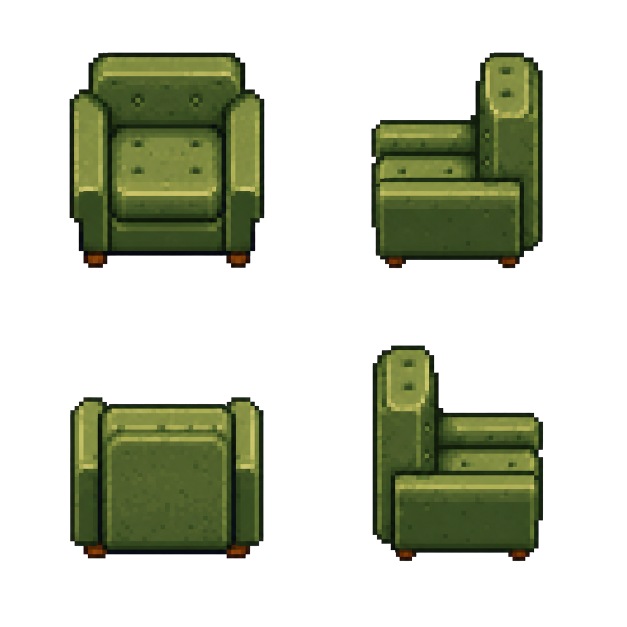
#> input picture art/furniture-v2/armchair-directions.png, 1254 x 1254 px (shown at 1/2 size)
$ python build_furniture_atlas.py
#> lines starting #> are read from the running program, lines starting #| are printed output that depends on the picture
"""Build the production furniture atlas and QA contact sheet.

Requires Pillow 12 or newer. Generated coordinates are committed so this script
is an asset-maintenance tool, not part of the Vite production build.
"""

from __future__ import annotations

import colorsys
import json
import re
from collections import deque
from dataclasses import dataclass
from pathlib import Path

from PIL import Image, ImageDraw, ImageEnhance


ROOT = Path(__file__).resolve().parents[1]
OUTPUT_ATLAS = ROOT / "public/assets/game/roombapac-furniture-v2.png"
GENERATED_TS = ROOT / "src/game/furnitureAtlas.generated.ts"
CONTACT_SHEET = ROOT / "docs/qa/furniture-v2-contact-sheet.png"
SPRITE_SOURCE = ROOT / "src/game/furnitureSprites.ts"
ART_DIR = ROOT / "art/furniture-v2"

REFERENCE_CELL = 96
ATLAS_EDGE = 4096
GUTTER = 4
FRAME_MARGIN = 5
COMPONENT_ALPHA_THRESHOLD = 48


@dataclass(frozen=True)
class SpriteSource:
    id: str
    rect: tuple[int, int, int, int]
    footprint: tuple[int, int]
    family: str


@dataclass
class PackedFrame:
    key: str
    image: Image.Image
    rect: list[int] | None = None


# [18 lines left out: function catalog, not called in this run]


def alpha_crop(image: Image.Image) -> Image.Image:
    alpha = image.getchannel("A")
    bounds = alpha.getbbox()
    if not bounds:
        raise RuntimeError("Generated source contains no opaque pixels")
    return image.crop(bounds)


def opaque_components(image: Image.Image) -> list[tuple[int, tuple[int, int, int, int]]]:
    width, height = image.size
    alpha = image.getchannel("A").tobytes()
    visited = bytearray(width * height)
    components: list[tuple[int, tuple[int, int, int, int]]] = []
    for start, value in enumerate(alpha):
        if value < COMPONENT_ALPHA_THRESHOLD or visited[start]:
            continue
        queue = deque([start])
        visited[start] = 1
        area = 0
        left = right = start % width
        top = bottom = start // width
        while queue:
            index = queue.popleft()
            x, y = index % width, index // width
            area += 1
            left, right = min(left, x), max(right, x)
            top, bottom = min(top, y), max(bottom, y)
            if x and not visited[index - 1] and alpha[index - 1] >= COMPONENT_ALPHA_THRESHOLD:
                visited[index - 1] = 1
                queue.append(index - 1)
            if x + 1 < width and not visited[index + 1] and alpha[index + 1] >= COMPONENT_ALPHA_THRESHOLD:
                visited[index + 1] = 1
                queue.append(index + 1)
            if y and not visited[index - width] and alpha[index - width] >= COMPONENT_ALPHA_THRESHOLD:
                visited[index - width] = 1
                queue.append(index - width)
            if y + 1 < height and not visited[index + width] and alpha[index + width] >= COMPONENT_ALPHA_THRESHOLD:
                visited[index + width] = 1
                queue.append(index + width)
        if area >= 256:
            components.append((area, (left, top, right + 1, bottom + 1)))
    return components


def board_frames(name: str, corner_layout: bool = False) -> list[Image.Image]:
#> called with name = 'armchair-directions.png', corner_layout = False
    board = Image.open(ART_DIR / name).convert("RGBA")
#> board is the input picture: PIL image 1254x1254 RGBA; mean R, G, B, A 25, 29.3, 13.4, 79.3
    half_width, half_height = board.width / 2, board.height / 2
#> half_width = 627; half_height = 627
    by_quadrant: list[list[tuple[int, tuple[int, int, int, int]]]] = [[], [], [], []]
    for component in opaque_components(board):
#> in opaque_components, `width, height = image.size`: width = 1254
        _, (left, top, right, bottom) = component
        center_x, center_y = (left + right) / 2, (top + bottom) / 2
        quadrant = int(center_x >= half_width) + int(center_y >= half_height) * 2
        by_quadrant[quadrant].append(component)
#> this loop made 4 passes

    frames: list[Image.Image] = []
    for quadrant, components in enumerate(by_quadrant):
        if not components:
            raise RuntimeError(f"{name} has no sprite component in quadrant {quadrant}")
        _, (left, top, right, bottom) = max(components, key=lambda component: component[0])
        padding = 4
        box = (
            max(0, left - padding),
            max(0, top - padding),
            min(board.width, right + padding),
            min(board.height, bottom + padding),
        )
        frames.append(alpha_crop(board.crop(box)))
#> this loop made 4 passes
#> (left, top, right, bottom, box, bounds in alpha_crop) on passes 1 to 4: (139, 105, 529, 536, (135, 101, 533, 540), (4, 4, 394, 435)), (743, 105, 1086, 537, (739, 101, 1090, 541), (3, 4, 347, 436)), (140, 794, 527, 1117, (136, 790, 531, 1121), (4, 4, 392, 327)), (745, 691, 1086, 1122, (741, 687, 1090, 1126), (4, 4, 346, 436))
#> after the loop, frames = 4 items
    # Corner boards are arranged spatially TL, TR, BL, BR. Convert that to
    # clockwise quarter turns TL, TR, BR, BL without rotating any pixels.
    return [frames[0], frames[1], frames[3], frames[2]] if corner_layout else frames


MASTER_FRAMES = {
    "armchair": board_frames("armchair-directions.png"),
    "appliance-1": board_frames("appliance-1-directions.png"),
    "appliance-2": board_frames("appliance-2-directions.png"),
    "boundary": board_frames("boundary-directions.png"),
    "cabinet-1": board_frames("cabinet-1-directions.png"),
    "corner": board_frames("corner-directions.png", corner_layout=True),
    "dresser-2": board_frames("dresser-2-directions.png"),
    "dresser-3": board_frames("dresser-3-directions.png"),
    "dresser-4": board_frames("dresser-4-directions.png"),
    "fireplace": board_frames("fireplace-directions.png"),
    "junction": board_frames("junction-directions.png"),
    "kitchen-corner": board_frames("kitchen-corner-directions.png", corner_layout=True),
    "library-alcove": board_frames("library-alcove-directions.png"),
    "library-corner": board_frames("library-corner-directions.png", corner_layout=True),
    "library-room": board_frames("library-room-directions.png"),
    "kitchen-room": board_frames("kitchen-room-directions.png"),
    "bedroom-room": board_frames("bedroom-room-directions.png"),
    "study-room": board_frames("study-room-directions.png"),
    "plant-stand": board_frames("plant-stand-directions.png"),
    "rug": board_frames("rug-directions.png"),
    "sofa-2": board_frames("sofa-2-directions.png"),
    "sofa-3": board_frames("sofa-3-directions.png"),
    "sofa-alcove": board_frames("sofa-alcove-directions.png"),
    "table": board_frames("table-directions.png"),
}
#> call 2 of board_frames, with name = 'appliance-1-directions.png', corner_layout = False
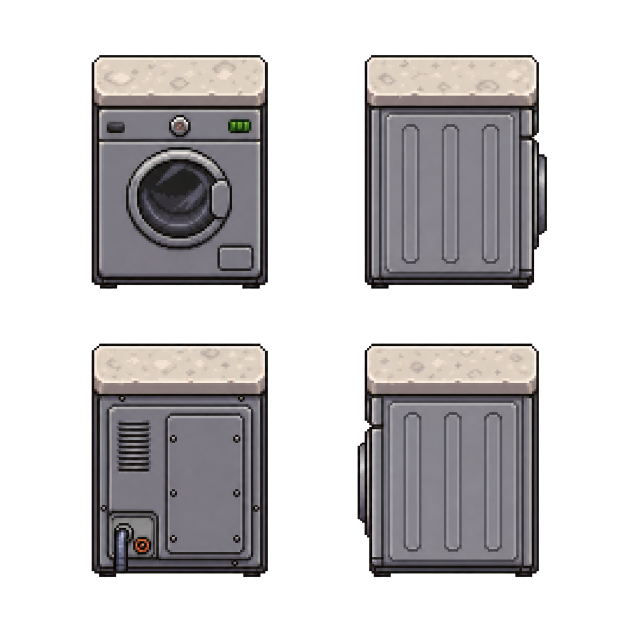
#> input picture art/furniture-v2/appliance-1-directions.png, 1254 x 1254 px (shown at 1/2 size)
#> in board_frames, board is the input picture: PIL image 1254x1254 RGBA; mean R, G, B, A 51.1, 49, 50.1, 105
#> the loop in board_frames (call 2), `for component in opaque_components(board):` made 4 passes
#> (component, left, top, right, bottom, center_x, center_y) on passes 1 to 4: ((162600, (183, 110, 536, 578)), 183, 110, 536, 578, 359.5, 344), ((162483, (729, 110, 1094, 578)), 729, 110, 1094, 578, 911.5, 344), ((162547, (183, 687, 536, 1154)), 183, 687, 536, 1154, 359.5, 920.5), ((162066, (715, 687, 1078, 1154)), 715, 687, 1078, 1154, 896.5, 920.5)
#> the loop in board_frames (call 2), `for quadrant, components in enumerate(by_quadrant):` made 4 passes
#> (left, top, right, bottom, box, bounds in alpha_crop) on passes 1 to 4: (183, 110, 536, 578, (179, 106, 540, 582), (4, 3, 357, 472)), (729, 110, 1094, 578, (725, 106, 1098, 582), (4, 3, 370, 472)), (183, 687, 536, 1154, (179, 683, 540, 1158), (4, 4, 357, 472)), (715, 687, 1078, 1154, (711, 683, 1082, 1158), (4, 4, 367, 472))
#> call 3 of board_frames, with name = 'appliance-2-directions.png', corner_layout = False
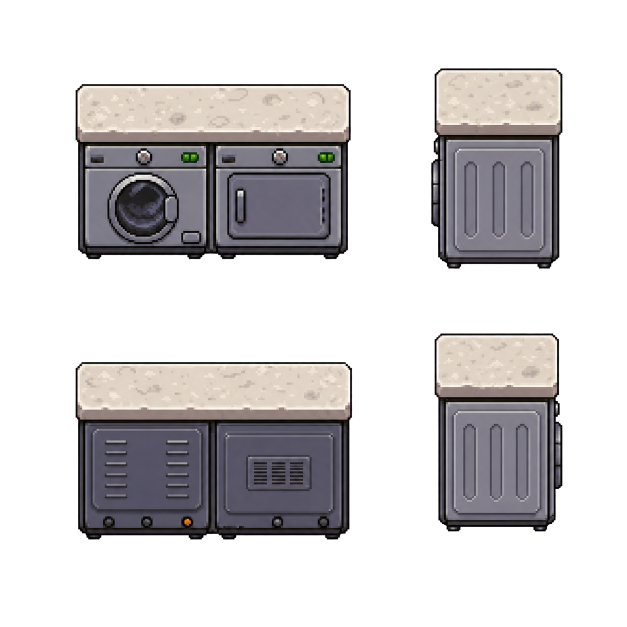
#> input picture art/furniture-v2/appliance-2-directions.png, 1254 x 1254 px (shown at 1/2 size)
#> in board_frames, board is the input picture: PIL image 1254x1254 RGBA; mean R, G, B, A 46.4, 44.3, 45.3, 92.1
#> the loop in board_frames (call 3), `for component in opaque_components(board):` made 4 passes
#> (component, left, top, right, bottom, center_x, center_y, quadrant) on passes 1 to 4: ((99066, (862, 136, 1125, 538)), 862, 136, 1125, 538, 993.5, 337, 1), ((186448, (151, 168, 702, 519)), 151, 168, 702, 519, 426.5, 343.5, 0), ((94819, (869, 667, 1125, 1063)), 869, 667, 1125, 1063, 997, 865, 3), ((189965, (151, 724, 704, 1079)), 151, 724, 704, 1079, 427.5, 901.5, 2)
#> the loop in board_frames (call 3), `for quadrant, components in enumerate(by_quadrant):` made 4 passes
#> (left, top, right, bottom, box, bounds in alpha_crop) on passes 1 to 4: (151, 168, 702, 519, (147, 164, 706, 523), (4, 4, 555, 355)), (862, 136, 1125, 538, (858, 132, 1129, 542), (4, 4, 268, 406)), (151, 724, 704, 1079, (147, 720, 708, 1083), (4, 4, 558, 360)), (869, 667, 1125, 1063, (865, 663, 1129, 1067), (4, 3, 260, 400))
#> call 4 of board_frames, with name = 'boundary-directions.png', corner_layout = False
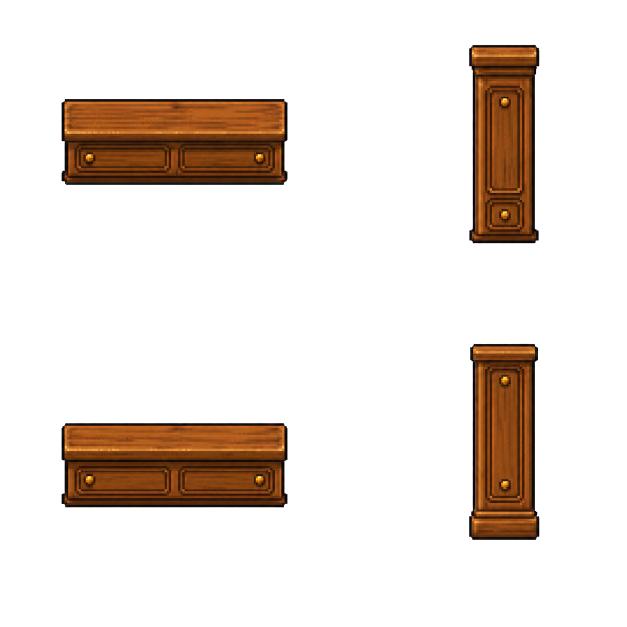
#> input picture art/furniture-v2/boundary-directions.png, 1254 x 1254 px (shown at 1/2 size)
#> in board_frames, board is the input picture: PIL image 1254x1254 RGBA; mean R, G, B, A 18.6, 9.6, 3, 40.7
#> the loop in board_frames (call 4), `for component in opaque_components(board):` made 4 passes
#> (component, left, top, right, bottom, center_x, center_y, quadrant) on passes 1 to 4: ((50615, (938, 90, 1079, 487)), 938, 90, 1079, 487, 1008.5, 288.5, 1), ((76863, (123, 198, 575, 370)), 123, 198, 575, 370, 349, 284, 0), ((50066, (938, 687, 1079, 1080)), 938, 687, 1079, 1080, 1008.5, 883.5, 3), ((75409, (123, 846, 575, 1015)), 123, 846, 575, 1015, 349, 930.5, 2)
#> the loop in board_frames (call 4), `for quadrant, components in enumerate(by_quadrant):` made 4 passes
#> (left, top, right, bottom, box, bounds in alpha_crop) on passes 1 to 4: (123, 198, 575, 370, (119, 194, 579, 374), (3, 4, 456, 176)), (938, 90, 1079, 487, (934, 86, 1083, 491), (4, 3, 145, 401)), (123, 846, 575, 1015, (119, 842, 579, 1019), (4, 4, 457, 173)), (938, 687, 1079, 1080, (934, 683, 1083, 1084), (4, 4, 145, 397))
#> pass 1, in alpha_crop (call 13), `alpha = image.getchannel("A")`:
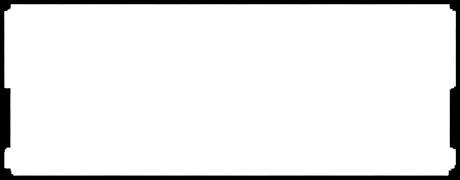
#> alpha: PIL image 460x180 L; min 0, max 255, mean 235.5
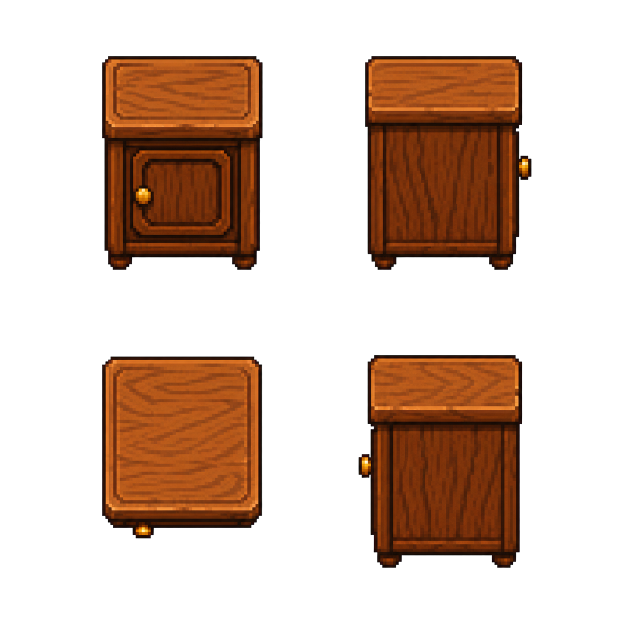
#> input picture art/furniture-v2/cabinet-1-directions.png, 1254 x 1254 px (shown at 1/2 size)
#> in board_frames, board is the input picture: PIL image 1254x1254 RGBA; mean R, G, B, A 39.3, 17.9, 5.1, 78.9
#> the loop in board_frames (call 5), `for component in opaque_components(board):` made 4 passes
#> (component, left, top, right, bottom, center_x, center_y, quadrant) on passes 1 to 4: ((128685, (204, 112, 525, 540)), 204, 112, 525, 540, 364.5, 326, 0), ((126400, (730, 112, 1063, 540)), 730, 112, 1063, 540, 896.5, 326, 1), ((123759, (717, 710, 1044, 1136)), 717, 710, 1044, 1136, 880.5, 923, 3), ((109584, (204, 713, 524, 1077)), 204, 713, 524, 1077, 364, 895, 2)
#> the loop in board_frames (call 5), `for quadrant, components in enumerate(by_quadrant):` made 4 passes
#> (left, top, right, bottom, box, bounds in alpha_crop) on passes 1 to 4: (204, 112, 525, 540, (200, 108, 529, 544), (4, 4, 326, 432)), (730, 112, 1063, 540, (726, 108, 1067, 544), (4, 4, 337, 432)), (204, 713, 524, 1077, (200, 709, 528, 1081), (4, 4, 325, 368)), (717, 710, 1044, 1136, (713, 706, 1048, 1140), (4, 3, 332, 430))
#> pass 1, in alpha_crop (call 17), `alpha = image.getchannel("A")`:
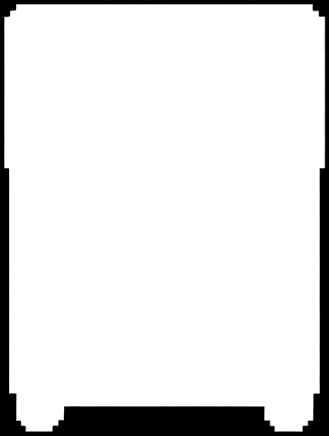
#> alpha: PIL image 329x436 L; min 0, max 255, mean 227.9
#> pass 3, in alpha_crop (call 19), `alpha = image.getchannel("A")`:
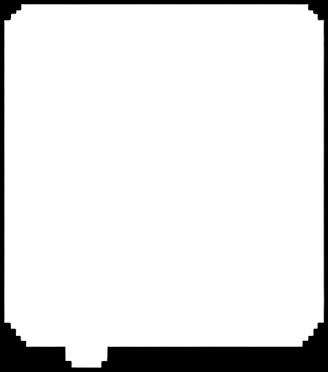
#> alpha: PIL image 328x372 L; min 0, max 255, mean 228.2
#> (the run stopped early here; a loop or call above may not have finished)
